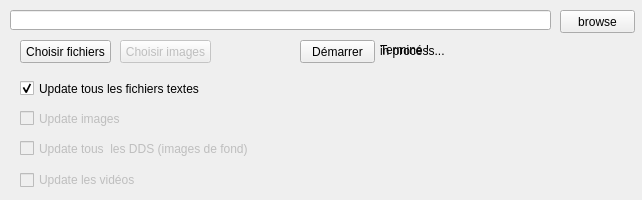
<?xml version="1.0" encoding="UTF-8"?>
<ui version="4.0">
 <class>MainWindow</class>
 <widget class="QMainWindow" name="MainWindow">
  <property name="geometry">
   <rect>
    <x>0</x>
    <y>0</y>
    <width>642</width>
    <height>200</height>
   </rect>
  </property>
  <property name="minimumSize">
   <size>
    <width>642</width>
    <height>200</height>
   </size>
  </property>
  <property name="maximumSize">
   <size>
    <width>642</width>
    <height>200</height>
   </size>
  </property>
  <property name="windowTitle">
   <string>Paranormasight patch automatique</string>
  </property>
  <property name="windowIcon">
   <iconset resource="ressource.qrc">
    <normaloff>:/ressource/DreamteamLogo.ico</normaloff>:/ressource/DreamteamLogo.ico</iconset>
  </property>
  <property name="locale">
   <locale language="English" country="UnitedStates"/>
  </property>
  <widget class="QWidget" name="centralwidget">
   <widget class="QPushButton" name="pushButton_process">
    <property name="geometry">
     <rect>
      <x>300</x>
      <y>40</y>
      <width>75</width>
      <height>23</height>
     </rect>
    </property>
    <property name="maximumSize">
     <size>
      <width>16777215</width>
      <height>16777211</height>
     </size>
    </property>
    <property name="text">
     <string>Démarrer</string>
    </property>
   </widget>
   <widget class="QPushButton" name="pushButton_browse">
    <property name="geometry">
     <rect>
      <x>560</x>
      <y>10</y>
      <width>75</width>
      <height>23</height>
     </rect>
    </property>
    <property name="text">
     <string>browse</string>
    </property>
   </widget>
   <widget class="QLabel" name="label_done">
    <property name="geometry">
     <rect>
      <x>380</x>
      <y>40</y>
      <width>121</width>
      <height>20</height>
     </rect>
    </property>
    <property name="text">
     <string>Terminé !</string>
    </property>
   </widget>
   <widget class="QLabel" name="label_process">
    <property name="geometry">
     <rect>
      <x>380</x>
      <y>40</y>
      <width>251</width>
      <height>21</height>
     </rect>
    </property>
    <property name="text">
     <string>in process...</string>
    </property>
   </widget>
   <widget class="FileEdit" name="fileEdit_path">
    <property name="geometry">
     <rect>
      <x>10</x>
      <y>10</y>
      <width>541</width>
      <height>20</height>
     </rect>
    </property>
   </widget>
   <widget class="QPushButton" name="pushButton_choix_fichier">
    <property name="geometry">
     <rect>
      <x>20</x>
      <y>40</y>
      <width>91</width>
      <height>23</height>
     </rect>
    </property>
    <property name="text">
     <string>Choisir fichiers</string>
    </property>
   </widget>
   <widget class="QPushButton" name="pushButton_choix_image">
    <property name="enabled">
     <bool>false</bool>
    </property>
    <property name="geometry">
     <rect>
      <x>120</x>
      <y>40</y>
      <width>91</width>
      <height>23</height>
     </rect>
    </property>
    <property name="text">
     <string>Choisir images</string>
    </property>
   </widget>
   <widget class="QCheckBox" name="checkBox_fichiers">
    <property name="geometry">
     <rect>
      <x>20</x>
      <y>80</y>
      <width>441</width>
      <height>17</height>
     </rect>
    </property>
    <property name="text">
     <string>Update tous les fichiers textes</string>
    </property>
    <property name="checked">
     <bool>true</bool>
    </property>
    <property name="tristate">
     <bool>false</bool>
    </property>
   </widget>
   <widget class="QCheckBox" name="checkBox_imagesDDS">
    <property name="enabled">
     <bool>false</bool>
    </property>
    <property name="geometry">
     <rect>
      <x>20</x>
      <y>110</y>
      <width>441</width>
      <height>17</height>
     </rect>
    </property>
    <property name="text">
     <string>Update images</string>
    </property>
   </widget>
   <widget class="QCheckBox" name="checkBox_imagesZIP">
    <property name="enabled">
     <bool>false</bool>
    </property>
    <property name="geometry">
     <rect>
      <x>20</x>
      <y>140</y>
      <width>521</width>
      <height>17</height>
     </rect>
    </property>
    <property name="text">
     <string>Update tous  les DDS (images de fond)</string>
    </property>
   </widget>
   <widget class="QCheckBox" name="checkBox_videos">
    <property name="enabled">
     <bool>false</bool>
    </property>
    <property name="geometry">
     <rect>
      <x>20</x>
      <y>170</y>
      <width>501</width>
      <height>20</height>
     </rect>
    </property>
    <property name="text">
     <string>Update les vidéos</string>
    </property>
   </widget>
   <zorder>pushButton_process</zorder>
   <zorder>pushButton_browse</zorder>
   <zorder>fileEdit_path</zorder>
   <zorder>pushButton_choix_fichier</zorder>
   <zorder>pushButton_choix_image</zorder>
   <zorder>label_done</zorder>
   <zorder>label_process</zorder>
   <zorder>checkBox_fichiers</zorder>
   <zorder>checkBox_imagesDDS</zorder>
   <zorder>checkBox_imagesZIP</zorder>
   <zorder>checkBox_videos</zorder>
  </widget>
 </widget>
 <customwidgets>
  <customwidget>
   <class>FileEdit</class>
   <extends>QLineEdit</extends>
   <header>fileEdit</header>
  </customwidget>
 </customwidgets>
 <tabstops>
  <tabstop>pushButton_browse</tabstop>
  <tabstop>pushButton_process</tabstop>
 </tabstops>
 <resources>
  <include location="ressource.qrc"/>
 </resources>
 <connections/>
</ui>
